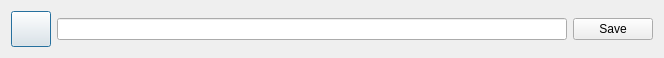
<?xml version="1.0" encoding="UTF-8"?>
<ui version="4.0">
 <class>NewBookmarkWindow</class>
 <widget class="QDialog" name="NewBookmarkWindow">
  <property name="geometry">
   <rect>
    <x>0</x>
    <y>0</y>
    <width>664</width>
    <height>58</height>
   </rect>
  </property>
  <property name="sizePolicy">
   <sizepolicy hsizetype="Expanding" vsizetype="Fixed">
    <horstretch>0</horstretch>
    <verstretch>0</verstretch>
   </sizepolicy>
  </property>
  <property name="windowTitle">
   <string>Add new bookmark</string>
  </property>
  <layout class="QVBoxLayout" name="verticalLayout">
   <item>
    <layout class="QHBoxLayout" name="horizontalLayout">
     <item>
      <widget class="QPushButton" name="bookmarkIcon">
       <property name="sizePolicy">
        <sizepolicy hsizetype="Fixed" vsizetype="Fixed">
         <horstretch>0</horstretch>
         <verstretch>0</verstretch>
        </sizepolicy>
       </property>
       <property name="minimumSize">
        <size>
         <width>36</width>
         <height>36</height>
        </size>
       </property>
       <property name="text">
        <string/>
       </property>
       <property name="iconSize">
        <size>
         <width>32</width>
         <height>32</height>
        </size>
       </property>
      </widget>
     </item>
     <item>
      <widget class="QLineEdit" name="bookmarkName"/>
     </item>
     <item>
      <widget class="QPushButton" name="approve">
       <property name="text">
        <string>Save</string>
       </property>
      </widget>
     </item>
    </layout>
   </item>
  </layout>
 </widget>
 <resources/>
 <connections/>
</ui>
